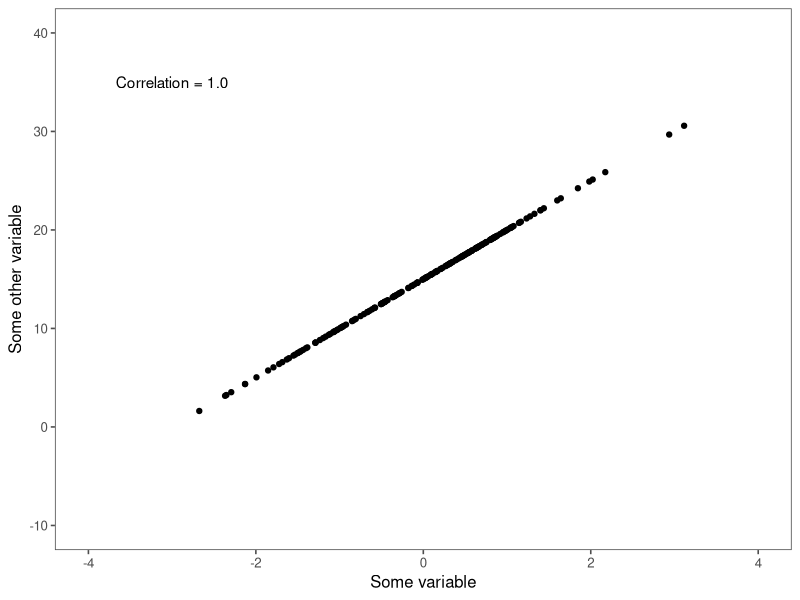
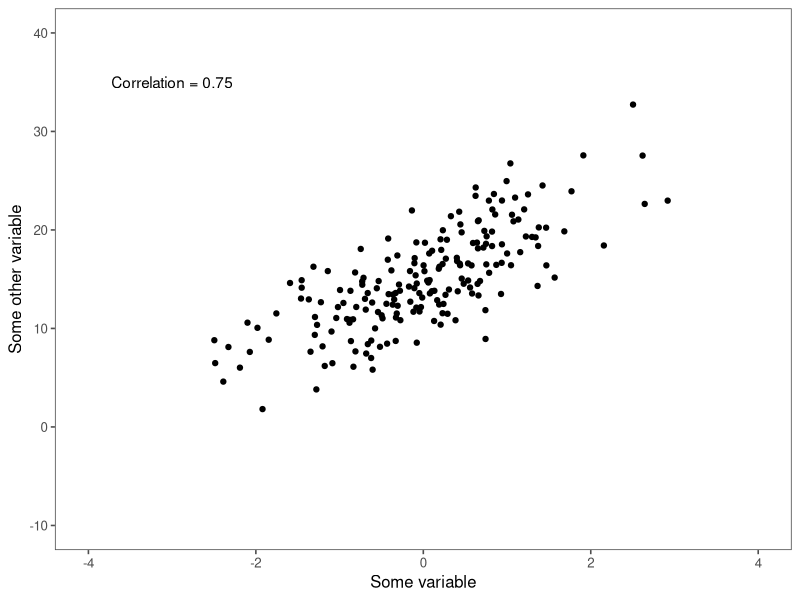
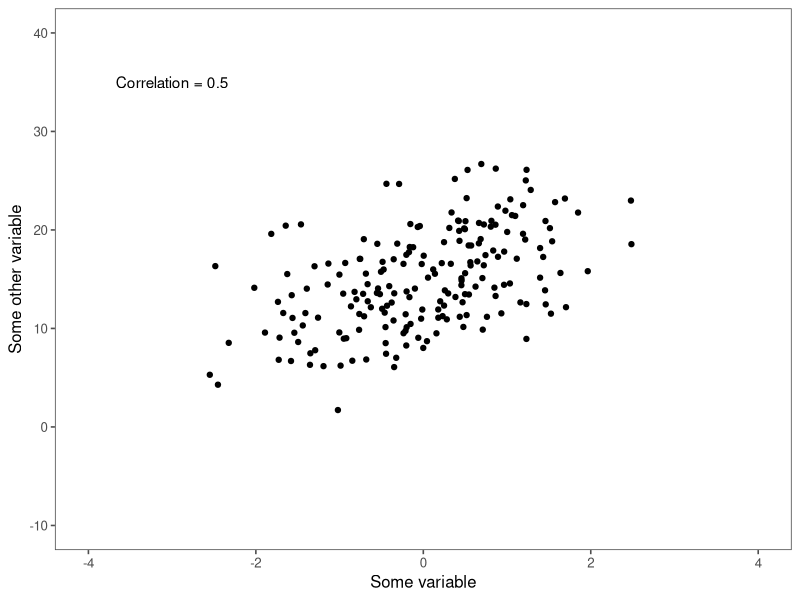
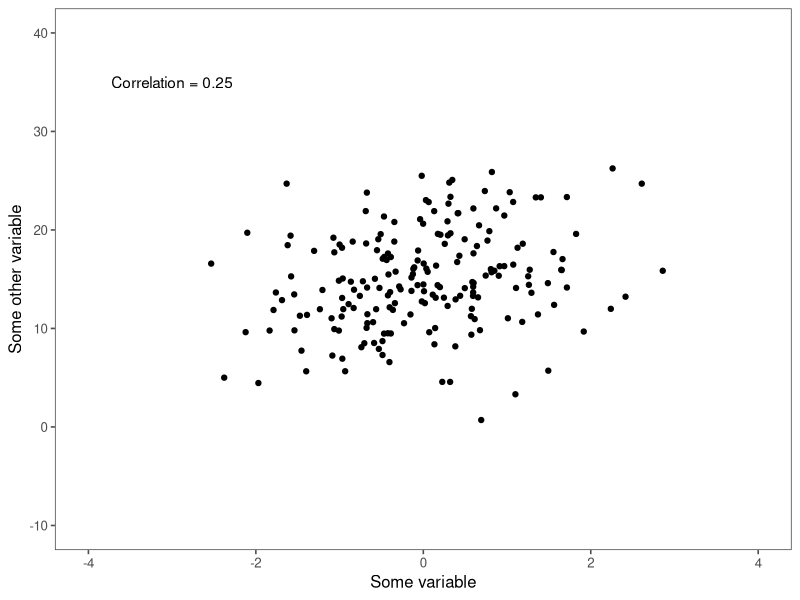
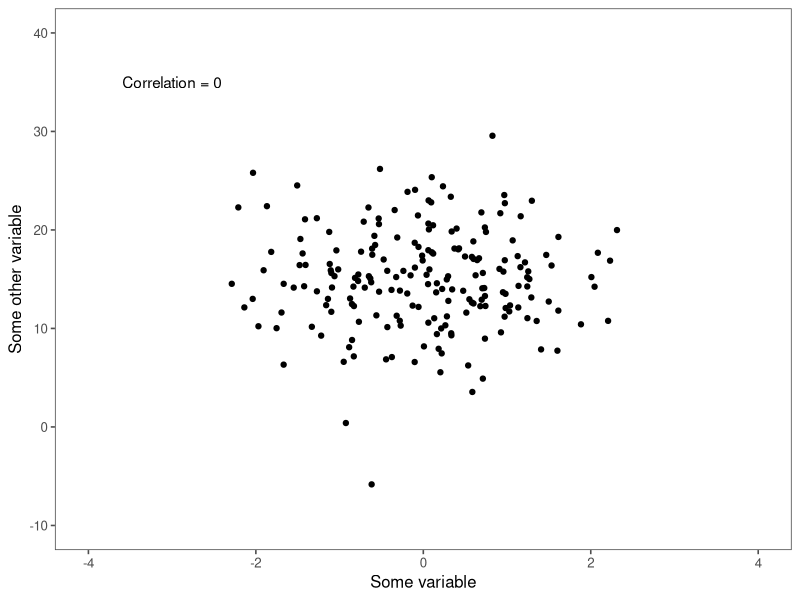
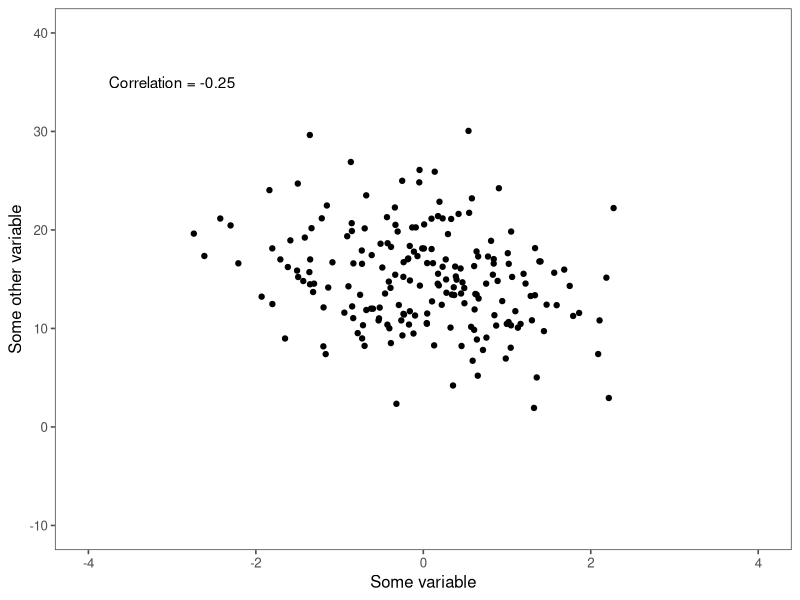
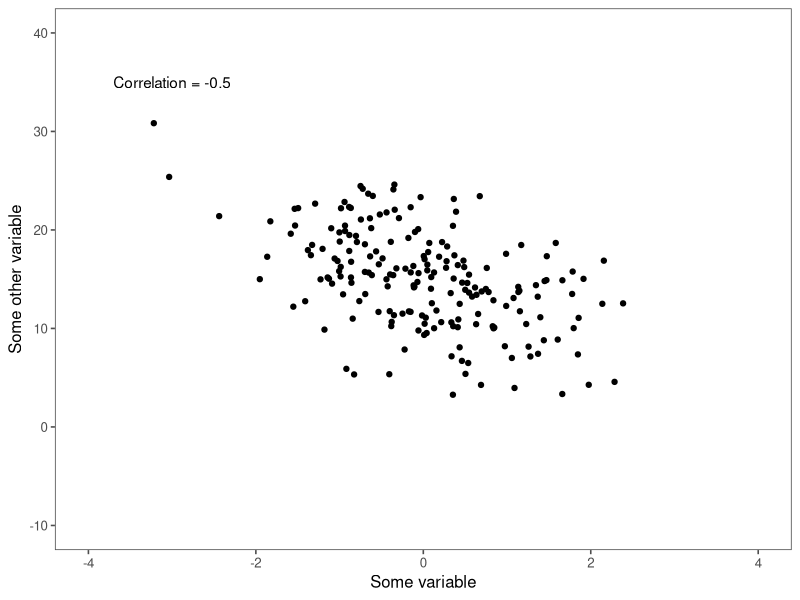
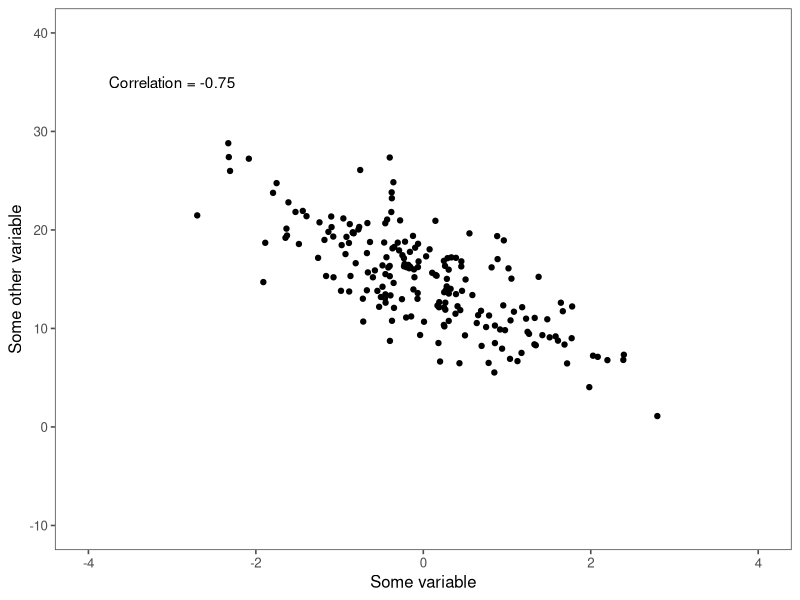

Write the R code that produced these figures, in order.
## ---- chunk 1
knitr::opts_chunk$set(echo = TRUE)
## ---- chunk 2
library(tidyverse)
library(ggplot2)
library(MASS)
library(ggthemes)
## ---- chunk 3
samples = 200
r = 1

data_mat_1.0 <- mvrnorm(n=samples, mu=c(0, 0), 
               Sigma=matrix(c(1, r, r, 1), nrow=2), 
               empirical=TRUE)

data_1.0 <- tibble(X = data_mat_1.0[, 1],
                   Y  = (data_mat_1.0[, 2] +3)*5)

samples = 200
r = 0.75


data_mat_0.75 <- mvrnorm(n=samples, mu=c(0, 0), 
               Sigma=matrix(c(1, r, r, 1), nrow=2), 
               empirical=TRUE)

data_0.75 <- tibble(X = data_mat_0.75[, 1],
                   Y  = (data_mat_0.75[, 2] + 3)*5)

samples = 200
r = 0.5


data_mat_0.5 <- mvrnorm(n=samples, mu=c(0, 0), 
               Sigma=matrix(c(1, r, r, 1), nrow=2), 
               empirical=TRUE)

data_0.5 <- tibble(X = data_mat_0.5[, 1],
                   Y  = (data_mat_0.5[, 2] + 3)*5)

samples = 200
r = 0.25


data_mat_0.25 <- mvrnorm(n=samples, mu=c(0, 0), 
               Sigma=matrix(c(1, r, r, 1), nrow=2), 
               empirical=TRUE)

data_0.25 <- tibble(X = data_mat_0.25[, 1],
                   Y  = (data_mat_0.25[, 2] + 3)*5)

samples = 200
r = 0


data_mat_0 <- mvrnorm(n=samples, mu=c(0, 0), 
               Sigma=matrix(c(1, r, r, 1), nrow=2), 
               empirical=TRUE)

data_0 <- tibble(X = data_mat_0[, 1],
                   Y  = (data_mat_0[, 2] + 3)*5)

samples = 200
r = -0.25


data_mat_n0.25 <- mvrnorm(n=samples, mu=c(0, 0), 
               Sigma=matrix(c(1, r, r, 1), nrow=2), 
               empirical=TRUE)

data_n0.25 <- tibble(X = data_mat_n0.25[, 1],
                   Y  = (data_mat_n0.25[, 2] + 3)*5)

samples = 200
r = -0.5


data_mat_n0.5 <- mvrnorm(n=samples, mu=c(0, 0), 
               Sigma=matrix(c(1, r, r, 1), nrow=2), 
               empirical=TRUE)

data_n0.5 <- tibble(X = data_mat_n0.5[, 1],
                   Y  = (data_mat_n0.5[, 2] + 3)*5)

samples = 200
r = -0.75


data_mat_n0.75 <- mvrnorm(n=samples, mu=c(0, 0), 
               Sigma=matrix(c(1, r, r, 1), nrow=2), 
               empirical=TRUE)

data_n0.75 <- tibble(X = data_mat_n0.75[, 1],
                   Y  = (data_mat_n0.75[, 2] + 3)*5)

samples = 200
r = -1


data_mat_n1 <- mvrnorm(n=samples, mu=c(0, 0), 
               Sigma=matrix(c(1, r, r, 1), nrow=2), 
               empirical=TRUE)

data_n1 <- tibble(X = data_mat_n1[, 1],
                   Y  = (data_mat_n1[, 2] + 3)*5)
## ---- chunk 4

ggplot(data_1.0, aes(X, Y)) +
  geom_point() +
  annotate("text", x = -3, y = 35, 
           label = "Correlation = 1.0") +
  scale_x_continuous(name = "Some variable", 
                     limits = c(-4, 4)) +
  scale_y_continuous(name = "Some other variable", 
                     limits = c(-10, 40)) +
  theme_few()
## ---- chunk 5
ggplot(data_0.75, aes(X, Y)) +
  geom_point() +
  annotate("text", x = -3, y = 35, label = "Correlation = 0.75") +
  scale_x_continuous(name = "Some variable", 
                     limits = c(-4, 4)) +
  scale_y_continuous(name = "Some other variable", 
                     limits = c(-10, 40)) +
  theme_few()
## ---- chunk 6
ggplot(data_0.5, aes(X, Y)) +
  geom_point() +
  annotate("text", x = -3, y = 35, label = "Correlation = 0.5") +
  scale_x_continuous(name = "Some variable", 
                     limits = c(-4, 4)) +
  scale_y_continuous(name = "Some other variable", 
                     limits = c(-10, 40)) +
  theme_few()
## ---- chunk 7
ggplot(data_0.25, aes(X, Y)) +
  geom_point() +
  annotate("text", x = -3, y = 35, label = "Correlation = 0.25") +
    scale_x_continuous(name = "Some variable", 
                     limits = c(-4, 4)) +
  scale_y_continuous(name = "Some other variable", 
                     limits = c(-10, 40)) +
  theme_few()
## ---- chunk 8
ggplot(data_0, aes(X, Y)) +
  geom_point() +
  annotate("text", x = -3, y = 35, label = "Correlation = 0") +
    scale_x_continuous(name = "Some variable", 
                     limits = c(-4, 4)) +
  scale_y_continuous(name = "Some other variable", 
                     limits = c(-10, 40)) +
  theme_few()
## ---- chunk 9
ggplot(data_n0.25, aes(X, Y)) +
  geom_point() +
  annotate("text", x = -3, y = 35, label = "Correlation = -0.25") +
    scale_x_continuous(name = "Some variable", 
                     limits = c(-4, 4)) +
  scale_y_continuous(name = "Some other variable", 
                     limits = c(-10, 40)) +
  theme_few()
## ---- chunk 10
ggplot(data_n0.5, aes(X, Y)) +
  geom_point() +
  annotate("text", x = -3, y = 35, label = "Correlation = -0.5") +
    scale_x_continuous(name = "Some variable", 
                     limits = c(-4, 4)) +
  scale_y_continuous(name = "Some other variable", 
                     limits = c(-10, 40)) +
  theme_few()
## ---- chunk 11
ggplot(data_n0.75, aes(X, Y)) +
  geom_point() +
  annotate("text", x = -3, y = 35, label = "Correlation = -0.75") +
    scale_x_continuous(name = "Some variable", 
                     limits = c(-4, 4)) +
  scale_y_continuous(name = "Some other variable", 
                     limits = c(-10, 40)) +
  theme_few()
## ---- chunk 12
ggplot(data_n1, aes(X, Y)) +
  geom_point() +
  annotate("text", x = -3, y = 35, label = "Correlation = -1") +
    scale_x_continuous(name = "Some variable", 
                     limits = c(-4, 4)) +
  scale_y_continuous(name = "Some other variable", 
                     limits = c(-10, 40)) +
  theme_few()
## ---- chunk 13
data_trick <- tibble(X = seq(-3.5, 3.5, by = 0.1),
                     Y = X^2)

ggplot(data_trick, aes(X, Y)) +
  geom_point() +
  annotate("text", x = -3, y = 20, label = "Correlation = 0") +
    scale_x_continuous(name = "Some variable", 
                     limits = c(-4, 4)) +
  scale_y_continuous(name = "Some other variable", 
                     limits = c(-10, 25)) +
  theme_few()
